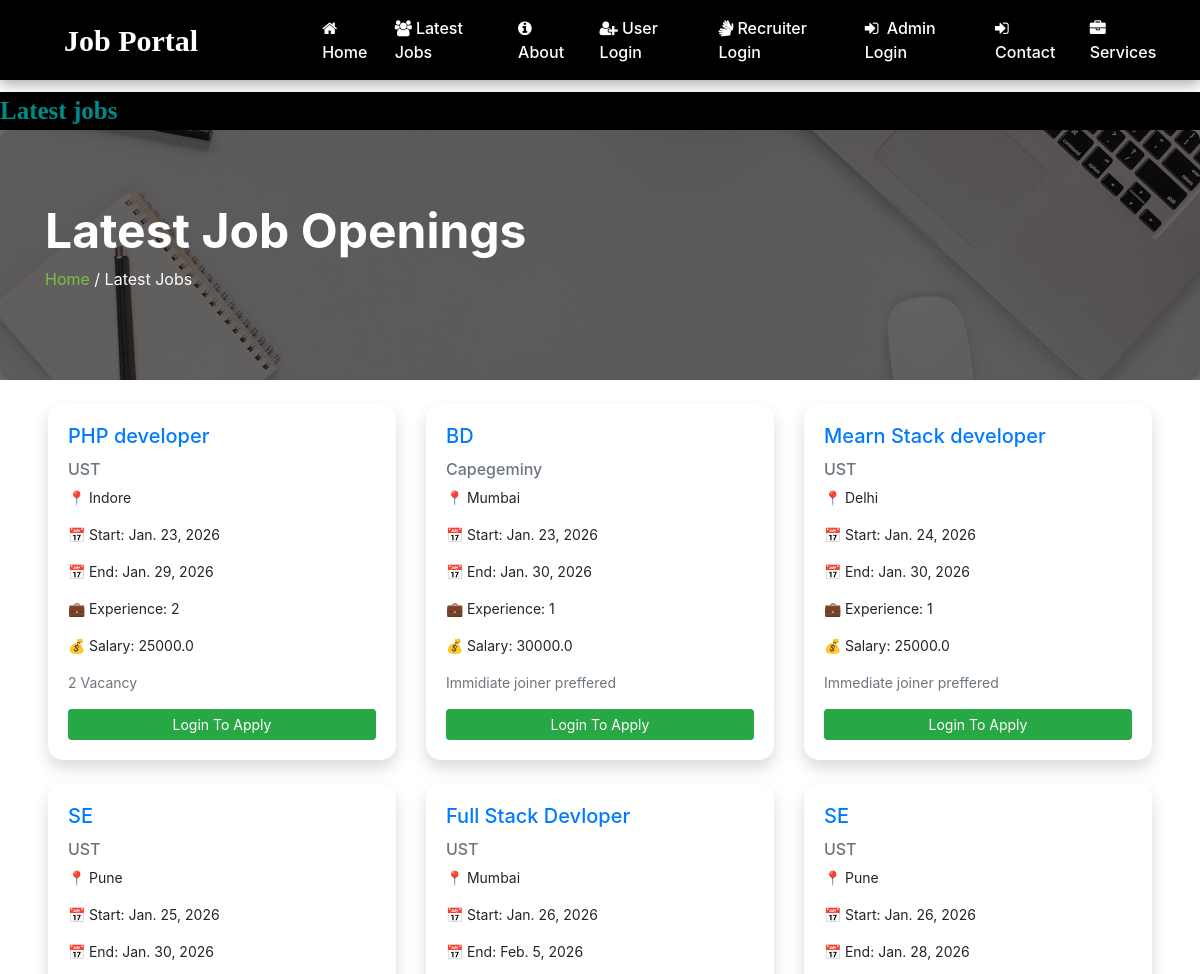
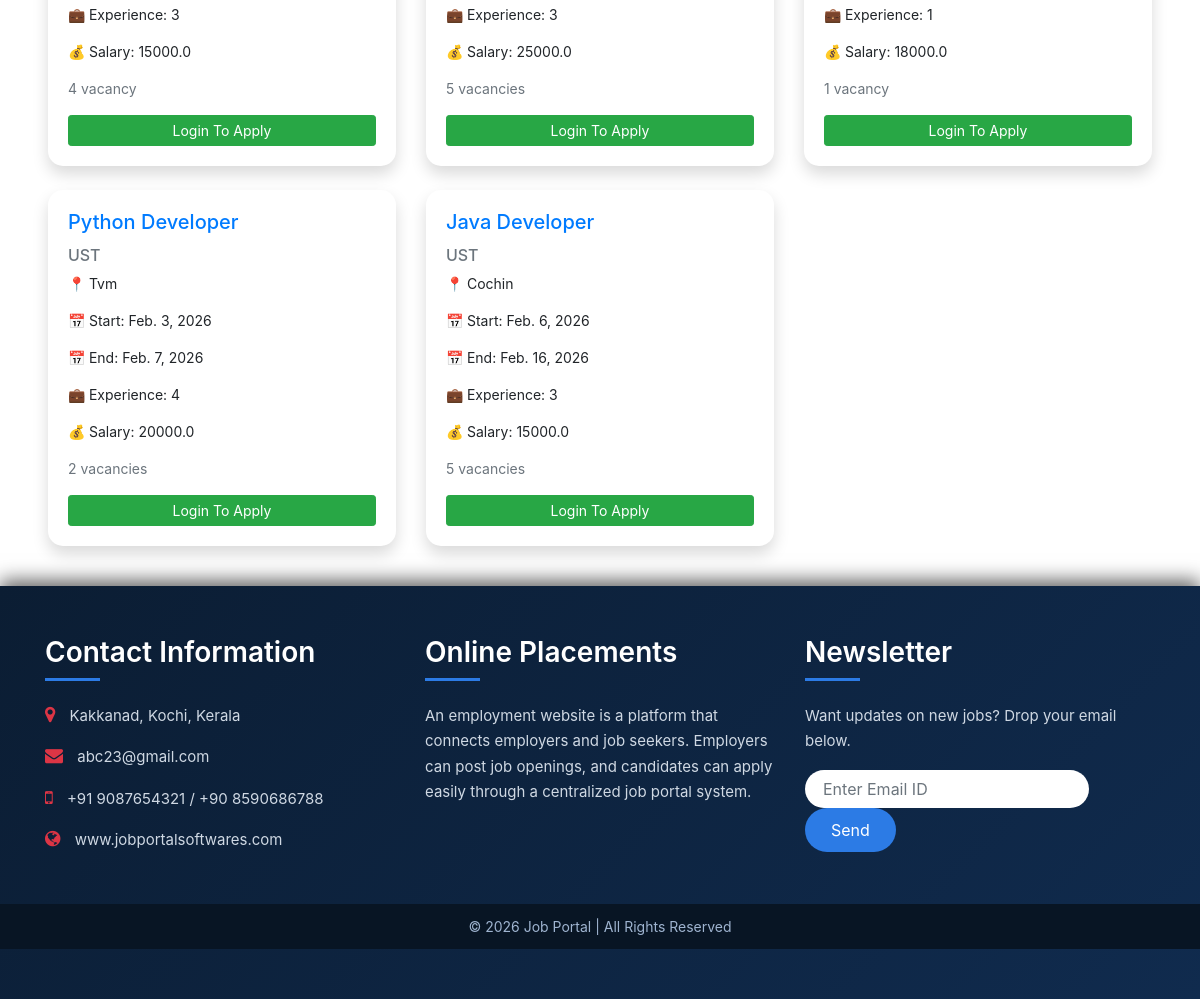
Page /latest_jobs on the earlier database version (2 pictures, top to bottom).
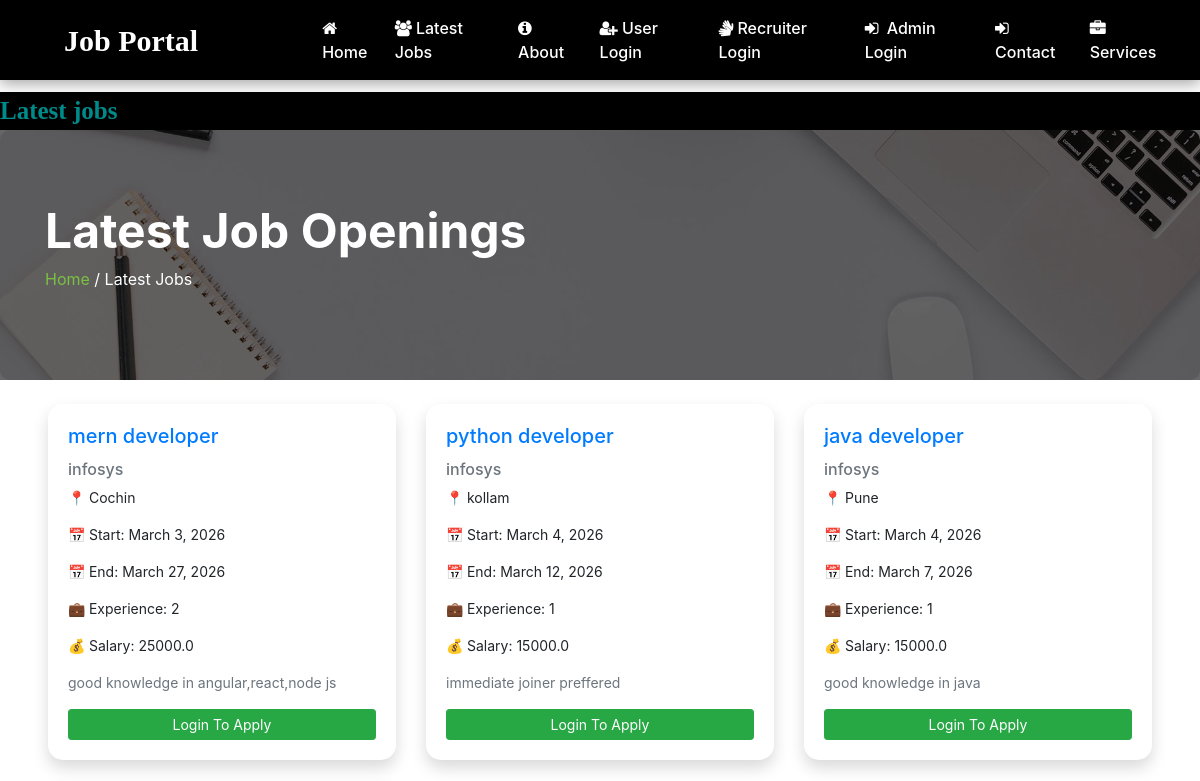
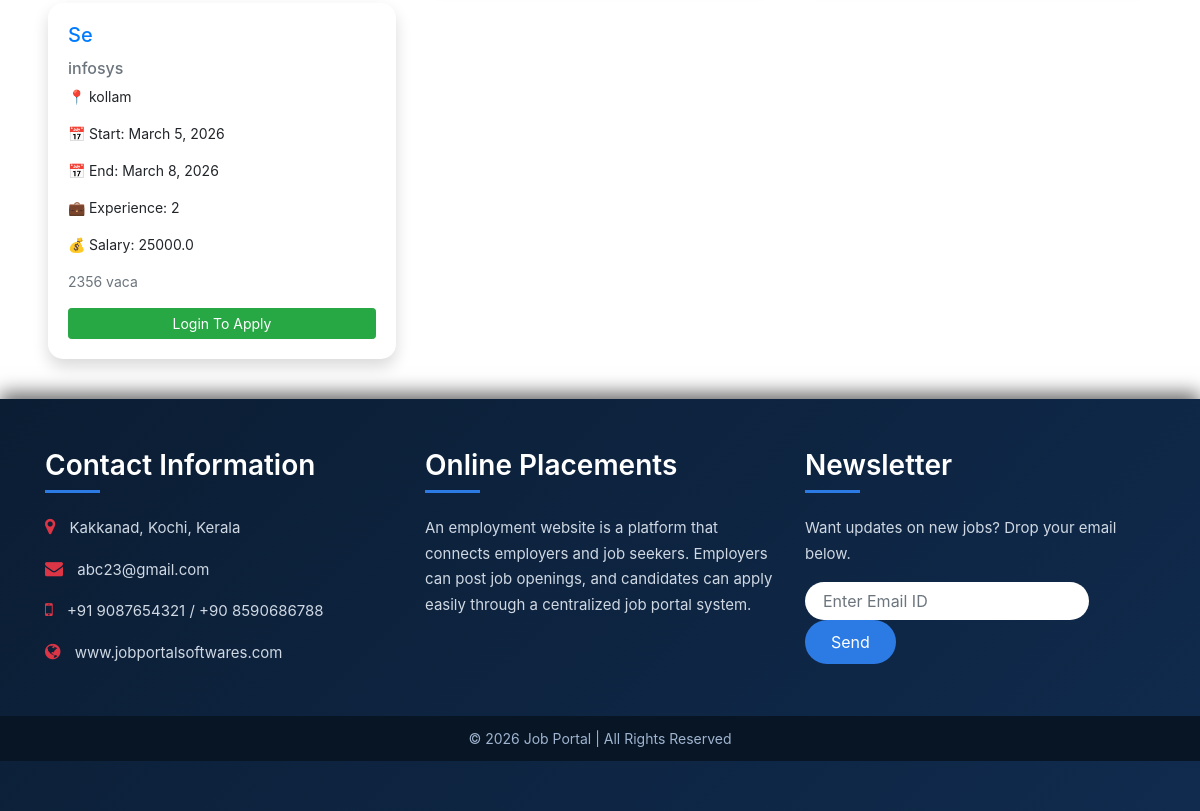
Same page on the later database version (2 pictures, top to bottom).
### job/models.py (models this page shows, shortened)
class Job(models.Model):
    recruiter=models.ForeignKey(Recruiter,on_delete=models.CASCADE)
    start_date=models.DateField()
    end_date=models.DateField()
    title=models.CharField(max_length=100)
    salary = models.FloatField()
    image=models.FileField()
    description = models.CharField(max_length=300)
    experience = models.CharField(max_length=50)
    location = models.CharField(max_length=100)
    skills = models.CharField(max_length=100)
    creationdate = models.DateField()

class Recruiter(models.Model):
    user=models.ForeignKey(User,on_delete=models.CASCADE)
    mobile=models.CharField(max_length=15,null=True)
    image=models.FileField(null=True)
    gender=models.CharField(max_length=10,null=True)
    company = models.CharField(max_length=100, null=True)
    type=models.CharField(max_length=15,null=True)
    status = models.CharField(max_length=20 ,null=True)

### job/views.py (the view)
# urls.py: path('latest_jobs', latest_jobs, name='latest_jobs'),
def latest_jobs(request):
    job=Job.objects.all().order_by('start_date')
    d={'job':job}
    return render(request,'latest_jobs.html',d)

### job/templates/latest_jobs.html (shortened to what this page needs)
<!DOCTYPE html>
<html lang="en">
{% load static %}
<head>
</head>
<body>
    {% include 'navigation.html' %}
<marquee style="font-family:'Monotype Corsiva' ; font-size:25px; color:darkcyan; background-color:black; font-weight: bold; margin-top:1%">
        Latest jobs
    </marquee>
    <div class="page-hero">
    <img src="{% static 'images/hero_1.jpg' %}" class="page-hero-img">
    <div class="page-hero-overlay">
        <div class="container">
            <h1>Latest Job Openings</h1>
            <p>
                <a href="#">Home</a>
                <span> / Latest Jobs</span>
            </p>
        </div>
    </div>
</div>
<div class="container-fluid px-5 mt-4">
{% if job %}
<div class="row mt-4">
{% for i in job %}
<div class="col-md-4 mb-4">
    <div class="card job-card shadow">
        <div class="card-body">
            <h5 class="card-title text-primary">
                {{ i.title }}
            </h5>
            <h6 class="text-muted">
                {{ i.recruiter.company }}
            </h6>
            <p class="small">📍 {{ i.location }}</p>
            <p class="small">📅 Start: {{ i.start_date }}</p>
            <p class="small">📅 End: {{ i.end_date }}</p>
            <p class="small">💼 Experience: {{ i.experience }}</p>
            <p class="small">💰 Salary: {{ i.salary }}</p>
            <p class="small text-muted">
                {{ i.description|truncatewords:15 }}
            </p>
            <a href="{% url 'user_login' %}" class="btn btn-success btn-sm w-100">
                Login To Apply
            </a>
        </div>
    </div>
</div>
{% endfor %}
</div>
{% else %}
<div class="text-center mt-5">
    <h4 style="color:red;">No jobs found for this title and location.</h4>
</div>
{% endif %}
</div>
     {%block content %}
 {% include 'footer.html' %}
     {% endblock %}
</body>
</html>

### job/templates/navigation.html (shortened to what this page needs)
<!DOCTYPE html>
<html lang="en">
{% load static %}
<head>
    <link rel="stylesheet" href="https://cdn.jsdelivr.net/npm/bootstrap@4.6.2/dist/css/bootstrap.min.css">
    <link rel="stylesheet" href="https://cdnjs.cloudflare.com/ajax/libs/font-awesome/4.7.0/css/font-awesome.min.css">
</head>
<body>
<nav class="navbar navbar-expand-sm" style="background-color:#2c7be5;">
    <a class="navbar-brand text-white pl-5 font-weight-bold" style="font-family:'Monotype Corsiva';font-size:30px;">Job Portal</a>
    <ul class="navbar-nav ml-auto pr-7">
        <li class="nav-item">
            <a class="nav-link" href="{% url 'index' %}" style="margin-left:100px;"><i class="fa fa-home mr-1"></i>Home</a>
        </li>
        <li class="nav-item">
            <a class="nav-link" href="{% url 'latest_jobs' %}" > <i class="fa fa-users mr-1"></i>Latest Jobs</a>
        </li>
        <li class="nav-item">
            <a class="nav-link" href="{% url 'about' %}" ><i class="fa fa-info-circle mr-1"></i>About</a>
        </li>
        <li class="nav-item">
            <a class="nav-link" href="{% url 'user_login' %}" > <i class="fa fa-user-plus mr-1"></i>User Login</a>
        </li>
        <li class="nav-item">
            <a class="nav-link" href="{% url 'recruiter_login' %}" > <i class="fa fa-sign-language mr-1"></i>Recruiter Login</a>
        </li>
        <li class="nav-item">
            <a class="nav-link" href="{% url 'admin_login' %}" ><i class="fa fa-sign-in mr-1"></i> Admin Login</a>
        </li>
        <li class="nav-item">
            <a class="nav-link" href="{% url 'contact' %}" ><i class="fa fa-sign-in mr-1"></i>Contact</a>
        </li>
        <li class="nav-item">
            <a class="nav-link" href="{% url 'services' %}" ><i class="fa fa-briefcase mr-1"></i>Services</a>
        </li>
    </ul>
</nav>
</body>
</html>

### job/templates/footer.html (shortened to what this page needs)
{% load static %}
<div class="footer mt-3">
    <div class="container">
        <div class="row">
            <div class="col-md-4">
                <h3 class="text-white">Contact Information</h3>
                <p class="contact-item">
                    <i class="fa fa-map-marker text-danger"></i> Kakkanad, Kochi, Kerala
                </p>
                <p class="contact-item">
                    <i class="fa fa-envelope text-danger"></i> abc23@gmail.com
                </p>
                <p class="contact-item">
                    <i class="fa fa-mobile text-danger"></i>
                    +91 9087654321 / +90 8590686788
                </p>
                <p class="contact-item">
                    <i class="fa fa-globe text-danger"></i>
                    www.jobportalsoftwares.com
                </p>
            </div>
            <div class="col-md-4">
                <h3 class="text-white">Online Placements</h3>
                <p>
                    An employment website is a platform that connects employers and job seekers.
                    Employers can post job openings, and candidates can apply easily through
                    a centralized job portal system.
                </p>
            </div>
            <div class="col-md-4">
                <h3 class="text-white">Newsletter</h3>
                <p>Want updates on new jobs? Drop your email below.</p>
                <form class="form-inline" method="post">
                    <input type="email"
                           name="emailid"
                           placeholder="Enter Email ID"
                           required
                           class="form-control newsletter-input mr-2">
                    <input type="submit"
                           value="Send"
                           class="btn btn-danger newsletter-btn">
                </form>
            </div>
        </div>
    </div>
    <div class="footer-bottom">
        © 2026 Job Portal | All Rights Reserved
    </div>
</div>

### job/templates/navigation.html (style rules this page uses)
:root { --sky-blue: #2c7be5; --sky-blue-dark: #1b5fc1; --text-light: #ffffff; }
.navbar { position: sticky; top: 0; z-index: 1000; background-color: var(--sky-blue); box-shadow: 0 4px 14px rgba(0, 0, 0, 0.35); }
.nav-link { color: var(--text-light) !important; margin-right: 10px; padding: 8px 14px; transition: all 0.3s ease; }
.navbar-brand { color: white !important; font-size: 30px; }
.fa { cursor: pointer; transition: transform 0.3s ease, color 0.3s ease; }
.navbar { background:black !important; }
.navbar a { color:white !important; }

### job/templates/footer.html (style rules this page uses)
.footer { background: linear-gradient(135deg, #0b1d33, #102b4e); padding: 50px 0; box-shadow: 0 -6px 18px rgba(0, 0, 0, 0.6); }
.footer h3 { font-weight: 600; margin-bottom: 22px; color: #ffffff; position: relative; }
.footer h3::after { content: ''; width: 55px; height: 3px; background: #2c7be5; display: block; margin-top: 8px; }
.footer p { color: #cfd8e3; font-size: 15px; line-height: 1.7; }
.footer i { margin-right: 10px; font-size: 18px; color: #2c7be5; }
.footer .contact-item { transition: transform 0.3s ease, color 0.3s ease; cursor: pointer; }
.newsletter-input { border-radius: 30px; padding: 10px 18px; border: none; width: 65%; }
.newsletter-btn { border-radius: 30px; padding: 10px 26px; background: #2c7be5; border: none; }
.footer-bottom { background: #081524; color: #9fb4d0; text-align: center; padding: 12px 0; font-size: 14px; margin-top: 35px; }

### job/templates/latest_jobs.html (style rules this page uses)
.job-card { border-radius: 15px; transition: 0.3s ease; border: none; }
.job-card .card-body { padding: 20px; }
.navbar { background:#000000 !important; }
.navbar a { color:white !important; font-weight:500; }
.navbar-brand { color:white !important; }
.page-hero { position: relative; width: 100%; height: 250px; overflow: hidden; }
.page-hero-img { width: 100%; height: 100%; object-fit: cover; display: block; border-radius:10px; }
.page-hero-overlay { position: absolute; inset: 0; background: rgba(0,0,0,0.6); display: flex; align-items: center; }
.page-hero-overlay h1 { color: white; font-size: 48px; font-weight: 700; }
.page-hero-overlay p { color: white; }
.page-hero-overlay a { color: #7ac142; text-decoration: none; }

Differences in the rows shown:
removed Job: title "PHP developer", recruiter.company "UST", location "Indore", start_date "Jan. 23, 2026", end_date "Jan. 29, 2026", experience "2", salary "25000.0", description "2 Vacancy"
removed Job: title "BD", recruiter.company "Capegeminy", location "Mumbai", start_date "Jan. 23, 2026", end_date "Jan. 30, 2026", experience "1", salary "30000.0", description "Immidiate joiner preffered"
removed Job: title "Mearn Stack developer", recruiter.company "UST", location "Delhi", start_date "Jan. 24, 2026", end_date "Jan. 30, 2026", experience "1", salary "25000.0", description "Immediate joiner preffered"
removed Job: title "SE", recruiter.company "UST", location "Pune", start_date "Jan. 25, 2026", end_date "Jan. 30, 2026", experience "3", salary "15000.0", description "4 vacancy"
removed Job: title "Full Stack Devloper", recruiter.company "UST", location "Mumbai", start_date "Jan. 26, 2026", end_date "Feb. 5, 2026", experience "3", salary "25000.0", description "5 vacancies"
removed Job: title "SE", recruiter.company "UST", location "Pune", start_date "Jan. 26, 2026", end_date "Jan. 28, 2026", experience "1", salary "18000.0", description "1 vacancy"
removed Job: title "Python Developer", recruiter.company "UST", location "Tvm", start_date "Feb. 3, 2026", end_date "Feb. 7, 2026", experience "4", salary "20000.0", description "2 vacancies"
removed Job: title "Java Developer", recruiter.company "UST", location "Cochin", start_date "Feb. 6, 2026", end_date "Feb. 16, 2026", experience "3", salary "15000.0", description "5 vacancies"
added Job: title "mern developer", recruiter.company "infosys", location "Cochin", start_date "March 3, 2026", end_date "March 27, 2026", experience "2", salary "25000.0", description "good knowledge in angular,react,node js"
added Job: title "python developer", recruiter.company "infosys", location "kollam", start_date "March 4, 2026", end_date "March 12, 2026", experience "1", salary "15000.0", description "immediate joiner preffered"
added Job: title "java developer", recruiter.company "infosys", location "Pune", start_date "March 4, 2026", end_date "March 7, 2026", experience "1", salary "15000.0", description "good knowledge in java"
added Job: title "Se", recruiter.company "infosys", location "kollam", start_date "March 5, 2026", end_date "March 8, 2026", experience "2", salary "25000.0", description "2356 vaca"
